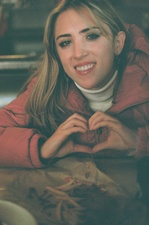
#> input picture caroline.jpg, 149 x 225 px, shrunk from 873 x 1317 before the run
$ python algs.py caroline.jpg
#> lines starting #> are read from the running program, lines starting #| are printed output that depends on the picture
from PIL import Image, ImageFilter

import sys

argnum = len(sys.argv)

if(argnum > 1):
    imagepath = sys.argv[1]
else:
    print("NO PATH SPECIFIED! PLEASE SPECIFY A PATH AND TRY AGAIN\n")
    sys.exit()

im = Image.open(imagepath)
#> im is the input picture: PIL image 149x225 RGB; mean R, G, B 100, 97.1, 87.2
im = im.resize([int(im.width / 2), int(im.height / 2)])
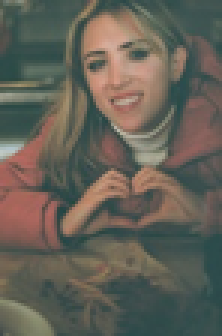
#> im: PIL image 74x112 RGB (shown 3 times larger); mean R, G, B 100, 97.1, 87.2

im = im.convert('L')
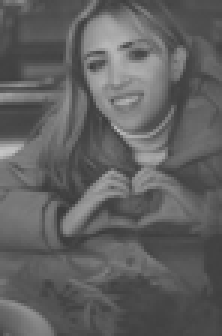
#> im: PIL image 74x112 L (shown 3 times larger); min 58, max 197, mean 96.8

#im = im.filter(ImageFilter.MedianFilter(5))
#im = im.filter(ImageFilter.SMOOTH_MORE)

def inbounds(x, y, width, height):
    return not (x >= width or x < 0 or y >= height or y < 0)


# [33 lines left out: functions bayer4_dither, bayer8_dither, not called in this run]

ic = [0, 0, 0]

def generalpurpose_dither(image, matrix, divisor):
#> called with divisor = 0.0208
    im2 = Image.new('L', image.size)
#> im2: PIL image 74x112 L; every value is 0
    error = [[0 for j in range(im.height)] for i in range(im.width)]

    pix = image.load()
    for y in range(0, image.height):
        for x in range(0, image.width):
            pe = pix[x, y] + error[x][y]
            p = 255 if (pe > 127) else 0

            err = pix[x, y] - p

            for i in range(len(matrix)):
                for j in range(len(matrix[0])):
                    xi = i + (x - 2)
                    yj = j + (y - 2)

                    if inbounds(xi, yj, im.width, im.height):
                        error[xi][yj] += int(err * divisor * matrix[i][j])
                        #print(error[xi][yj])

            im2.putpixel([x, y], p)
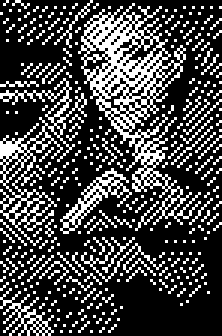
#> im2: PIL image 74x112 L (shown 3 times larger); 26.9% white in thin lines or dots
#> after the loop, error = 74 items
            #print(p)

    return im2

# [9 lines left out: function floyd_stienburg, not called in this run]

def sierra_dither(image):
    matrix = [
        [0, 0, 0, 0, 0],
        [0, 0, 0, 0, 0],
        [0, 0, 0, 5, 3],
        [2, 4, 5, 4, 2],
        [0, 2, 3, 2, 0]
    ]
    return generalpurpose_dither(image, matrix, 1.0 / 32)
#> call 2 of generalpurpose_dither, with divisor = 0.0312
#> after the loop in generalpurpose_dither (call 2), `for y in range(0, image.height):`:
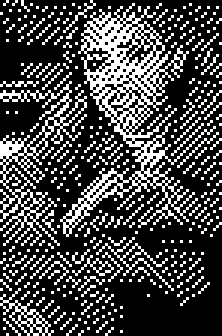
#> im2: PIL image 74x112 L (shown 3 times larger); 27.4% white in thin lines or dots

def jjn_dither(image):
    matrix = [
        [0, 0, 0, 0, 0],
        [0, 0, 0, 0, 0],
        [0, 0, 0, 7, 5],
        [3, 5, 7, 5, 3],
        [1, 3, 5, 3, 1]
    ]
    return generalpurpose_dither(image, matrix, 1.0 / 48)

# [9 lines left out: function atkinson_dither, not called in this run]

if(False):
    jjn_dither(im).show()
    atkinson_dither(im).show()
    bayer8_dither(im).show()
    floyd_stienburg(im).show()
    sierra_dither(im).show()

dxfimg = jjn_dither(im)
#dxfimg.show()

trans_matrix = [
    [-1, -1],
    [ 0, -1],
    [ 1, -1],
    [-1,  0]
]

import ezdxf
from ezdxf import colors

doc = ezdxf.new(dxfversion="R2010")

msp = doc.modelspace()

dxfimg = sierra_dither(im)
ps = dxfimg.load()
dxfimg.save("test.png")

scale = 3

points = []
lines = []
#example line:
__exline = ((0, 0), (1, 1), 3)

# [17 lines left out: functions findpoint, findendpoint, not called in this run]

for y in range(0, dxfimg.height):
    for x in range(0, dxfimg.width):
        if(ps[x, y] > 127):
            cont = False
            # [20 lines of commented-out code are left out]

            points.append((x, y))

    print(str(y) + " out of " + str(dxfimg.height))

for point in points:
    x, y = point[0] * scale, (dxfimg.height - point[1]) * scale
    msp.add_line((x, y), (x, y), dxfattribs={"color": colors.WHITE})

for line in lines:
    x, y, x2, y2 = line[0][0] * scale, (dxfimg.height - line[0][1]) * scale, line[1][0] * scale, (dxfimg.height - line[1][1]) * scale
    msp.add_line((x, y), (x2, y2), dxfattribs={"color": colors.WHITE})

doc.saveas("test.dxf")
